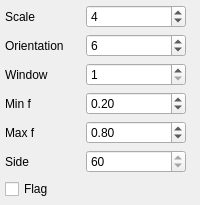
  <widget class="QDockWidget" name="gaborParamsDock">
   <property name="sizePolicy">
    <sizepolicy hsizetype="Preferred" vsizetype="Preferred">
     <horstretch>0</horstretch>
     <verstretch>0</verstretch>
    </sizepolicy>
   </property>
   <property name="minimumSize">
    <size>
     <width>191</width>
     <height>205</height>
    </size>
   </property>
   <property name="features">
    <set>QDockWidget::AllDockWidgetFeatures</set>
   </property>
   <property name="allowedAreas">
    <set>Qt::LeftDockWidgetArea|Qt::RightDockWidgetArea</set>
   </property>
   <property name="windowTitle">
    <string>Gabor Wavelet</string>
   </property>
   <attribute name="dockWidgetArea">
    <number>1</number>
   </attribute>
   <widget class="QWidget" name="gaborParamsContent">
    <layout class="QFormLayout" name="formLayout_3">
     <property name="fieldGrowthPolicy">
      <enum>QFormLayout::AllNonFixedFieldsGrow</enum>
     </property>
     <property name="leftMargin">
      <number>5</number>
     </property>
     <property name="topMargin">
      <number>5</number>
     </property>
     <property name="rightMargin">
      <number>5</number>
     </property>
     <property name="bottomMargin">
      <number>5</number>
     </property>
     <item row="0" column="0">
      <widget class="QLabel" name="lblGScale">
       <property name="minimumSize">
        <size>
         <width>75</width>
         <height>0</height>
        </size>
       </property>
       <property name="maximumSize">
        <size>
         <width>75</width>
         <height>16777215</height>
        </size>
       </property>
       <property name="text">
        <string>Scale</string>
       </property>
      </widget>
     </item>
     <item row="0" column="1">
      <widget class="QSpinBox" name="sbGScale">
       <property name="minimumSize">
        <size>
         <width>100</width>
         <height>0</height>
        </size>
       </property>
       <property name="maximumSize">
        <size>
         <width>100</width>
         <height>16777215</height>
        </size>
       </property>
       <property name="readOnly">
        <bool>false</bool>
       </property>
       <property name="buttonSymbols">
        <enum>QAbstractSpinBox::UpDownArrows</enum>
       </property>
       <property name="minimum">
        <number>1</number>
       </property>
       <property name="maximum">
        <number>10</number>
       </property>
       <property name="value">
        <number>4</number>
       </property>
      </widget>
     </item>
     <item row="1" column="0">
      <widget class="QLabel" name="lblGOrientation">
       <property name="minimumSize">
        <size>
         <width>75</width>
         <height>0</height>
        </size>
       </property>
       <property name="maximumSize">
        <size>
         <width>75</width>
         <height>16777215</height>
        </size>
       </property>
       <property name="text">
        <string>Orientation</string>
       </property>
      </widget>
     </item>
     <item row="1" column="1">
      <widget class="QSpinBox" name="sbGOrientation">
       <property name="minimumSize">
        <size>
         <width>100</width>
         <height>0</height>
        </size>
       </property>
       <property name="maximumSize">
        <size>
         <width>100</width>
         <height>16777215</height>
        </size>
       </property>
       <property name="readOnly">
        <bool>false</bool>
       </property>
       <property name="minimum">
        <number>1</number>
       </property>
       <property name="maximum">
        <number>10</number>
       </property>
       <property name="value">
        <number>6</number>
       </property>
      </widget>
     </item>
     <item row="2" column="0">
      <widget class="QLabel" name="lblGWindow">
       <property name="minimumSize">
        <size>
         <width>75</width>
         <height>0</height>
        </size>
       </property>
       <property name="maximumSize">
        <size>
         <width>75</width>
         <height>16777215</height>
        </size>
       </property>
       <property name="text">
        <string>Window</string>
       </property>
      </widget>
     </item>
     <item row="2" column="1">
      <widget class="QSpinBox" name="sbGWindow">
       <property name="minimumSize">
        <size>
         <width>100</width>
         <height>0</height>
        </size>
       </property>
       <property name="maximumSize">
        <size>
         <width>100</width>
         <height>16777215</height>
        </size>
       </property>
       <property name="minimum">
        <number>1</number>
       </property>
       <property name="maximum">
        <number>21</number>
       </property>
       <property name="value">
        <number>1</number>
       </property>
      </widget>
     </item>
     <item row="3" column="0">
      <widget class="QLabel" name="lblGMinFreq">
       <property name="minimumSize">
        <size>
         <width>75</width>
         <height>0</height>
        </size>
       </property>
       <property name="maximumSize">
        <size>
         <width>75</width>
         <height>16777215</height>
        </size>
       </property>
       <property name="text">
        <string>Min f</string>
       </property>
      </widget>
     </item>
     <item row="3" column="1">
      <widget class="QDoubleSpinBox" name="sbGMinFreq">
       <property name="minimumSize">
        <size>
         <width>100</width>
         <height>0</height>
        </size>
       </property>
       <property name="maximumSize">
        <size>
         <width>100</width>
         <height>16777215</height>
        </size>
       </property>
       <property name="minimum">
        <double>0.000000000000000</double>
       </property>
       <property name="maximum">
        <double>50.000000000000000</double>
       </property>
       <property name="singleStep">
        <double>0.050000000000000</double>
       </property>
       <property name="value">
        <double>0.200000000000000</double>
       </property>
      </widget>
     </item>
     <item row="4" column="0">
      <widget class="QLabel" name="lblGMaxFreq">
       <property name="minimumSize">
        <size>
         <width>75</width>
         <height>0</height>
        </size>
       </property>
       <property name="maximumSize">
        <size>
         <width>75</width>
         <height>16777215</height>
        </size>
       </property>
       <property name="text">
        <string>Max f</string>
       </property>
      </widget>
     </item>
     <item row="4" column="1">
      <widget class="QDoubleSpinBox" name="sbGMaxFreq">
       <property name="minimumSize">
        <size>
         <width>100</width>
         <height>0</height>
        </size>
       </property>
       <property name="maximumSize">
        <size>
         <width>100</width>
         <height>16777215</height>
        </size>
       </property>
       <property name="minimum">
        <double>0.100000000000000</double>
       </property>
       <property name="maximum">
        <double>50.000000000000000</double>
       </property>
       <property name="singleStep">
        <double>0.050000000000000</double>
       </property>
       <property name="value">
        <double>0.800000000000000</double>
       </property>
      </widget>
     </item>
     <item row="5" column="0">
      <widget class="QLabel" name="lblGSide">
       <property name="minimumSize">
        <size>
         <width>75</width>
         <height>0</height>
        </size>
       </property>
       <property name="maximumSize">
        <size>
         <width>75</width>
         <height>16777215</height>
        </size>
       </property>
       <property name="text">
        <string>Side</string>
       </property>
      </widget>
     </item>
     <item row="5" column="1">
      <widget class="QSpinBox" name="sbGSide">
       <property name="minimumSize">
        <size>
         <width>100</width>
         <height>0</height>
        </size>
       </property>
       <property name="maximumSize">
        <size>
         <width>100</width>
         <height>16777215</height>
        </size>
       </property>
       <property name="readOnly">
        <bool>true</bool>
       </property>
       <property name="minimum">
        <number>1</number>
       </property>
       <property name="maximum">
        <number>200</number>
       </property>
       <property name="value">
        <number>60</number>
       </property>
      </widget>
     </item>
     <item row="6" column="0">
      <widget class="QCheckBox" name="cbGFlag">
       <property name="text">
        <string>Flag</string>
       </property>
       <property name="checkable">
        <bool>false</bool>
       </property>
      </widget>
     </item>
    </layout>
   </widget>
  </widget>
